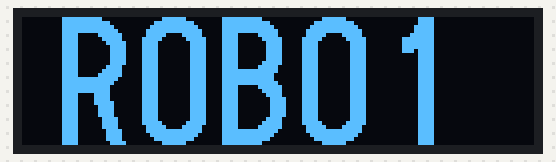
Bench run of a sketch on a simulated Arduino Uno, built with avr-gcc and run on an emulated ATmega328P. On the bench: 128×32 one-colour display.

Above: at 10.08 s.
At 10.55 s:
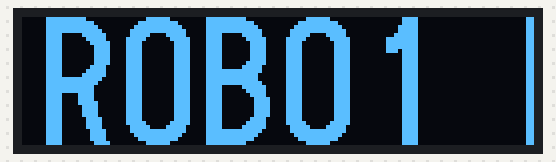
At 11.05 s:
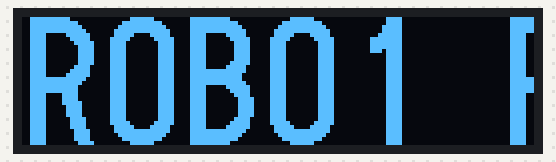

The sketch:

wifilcd.ino
```cpp
#include <U8g2lib.h>

//U8g2 Contructor
U8G2_SSD1306_128X32_UNIVISION_F_SW_I2C u8g2(U8G2_R0, /* clock=*/ 5, /* data=*/ 4, /* reset=*/ 16);
// Alternative board version. Uncomment if above doesn't work.
// U8G2_SSD1306_128X32_UNIVISION_F_SW_I2C u8g2(U8G2_R0, /* clock=*/ 14, /* data=*/ 2, /* reset=*/ 4);

u8g2_uint_t offset;     // current offset for the scrolling text
u8g2_uint_t width;      // pixel width of the scrolling text (must be lesser than 128 unless U8G2_16BIT is defined
const char *text = "ROB01 "; // scroll this text from right to left


void setup(void) {
  u8g2.begin();

  u8g2.setFont(u8g2_font_logisoso32_tf); // set the target font to calculate the pixel width
  width = u8g2.getUTF8Width(text);    // calculate the pixel width of the text

  u8g2.setFontMode(0);    // enable transparent mode, which is faster
}


void loop(void) {
  u8g2_uint_t x;

  u8g2.firstPage();
  do {

    // draw the scrolling text at current offset
    x = offset;
    u8g2.setFont(u8g2_font_logisoso32_tf);   // set the target font
    do {                // repeated drawing of the scrolling text...
      u8g2.drawUTF8(x, 32, text);     // draw the scolling text
      x += width;           // add the pixel width of the scrolling text
    } while ( x < u8g2.getDisplayWidth() );   // draw again until the complete display is filled

    u8g2.setFont(u8g2_font_logisoso32_tf);   // draw the current pixel width
    u8g2.setCursor(0, 64);
    u8g2.print(width);          // this value must be lesser than 128 unless U8G2_16BIT is set

  } while ( u8g2.nextPage() );

  offset -= 1;            // scroll by one pixel
  if ( (u8g2_uint_t)offset < (u8g2_uint_t) - width )
    offset = 0;             // start over again
}
```

Measured:
- by itself, everything shown: repeats every 10.9 s, in 120 steps
